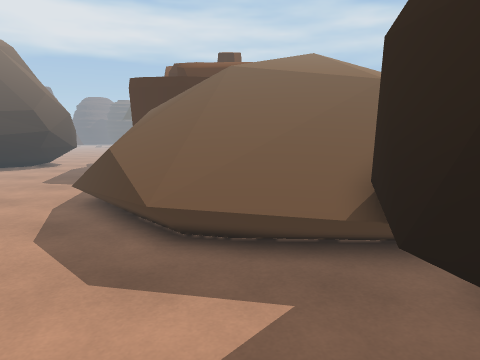
View 1 (above)

16 first-person views from a walk through a 3-D level made in the Unity game engine. The camera is 1.5 m above the floor, tilts 8° down and sees 70° across. The floor is counted in squares, 0.5 m on a side. Each view is taken from the middle of a square. On the plan, view 1 faces up. The plan holds only what a view shows up to about 20 squares ahead; the rest is blank. The place goes on beyond the plan. The player character is not drawn. Some animated figures are left out.

View 2
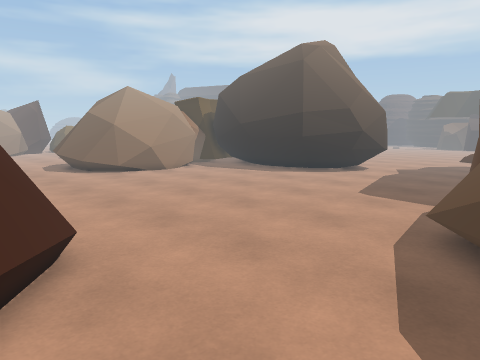

View 3
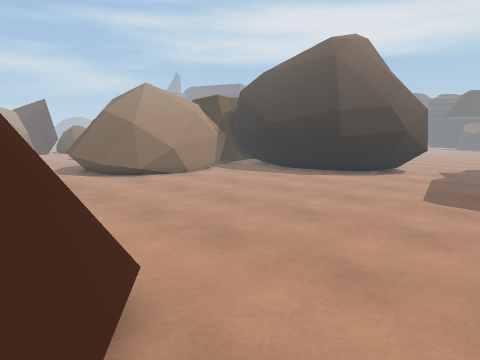

View 4
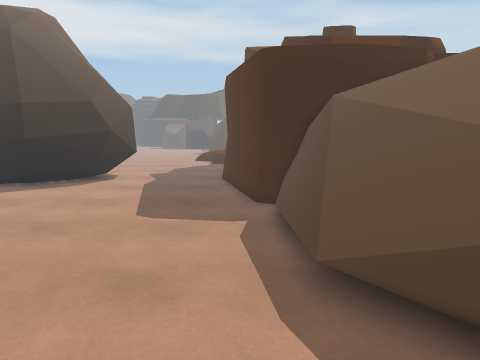

View 5
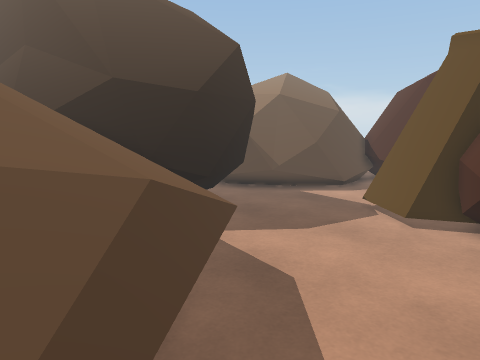

View 6
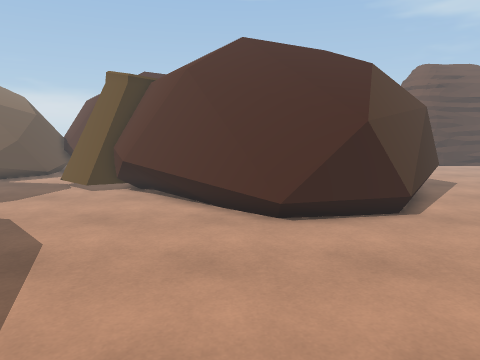

View 7
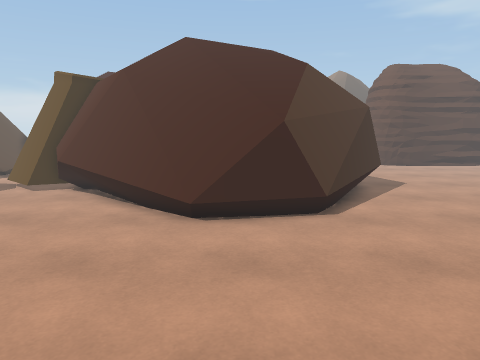

View 8
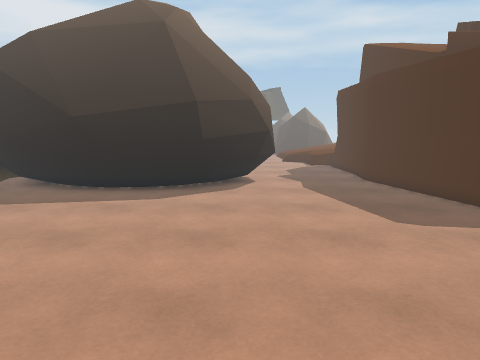

View 9
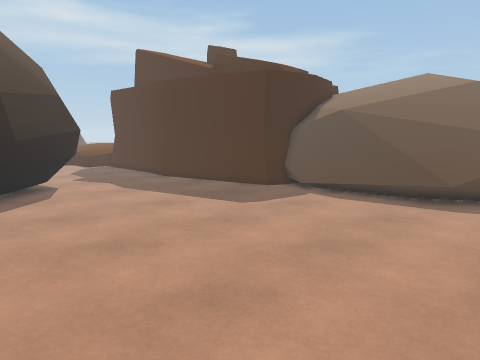

View 10
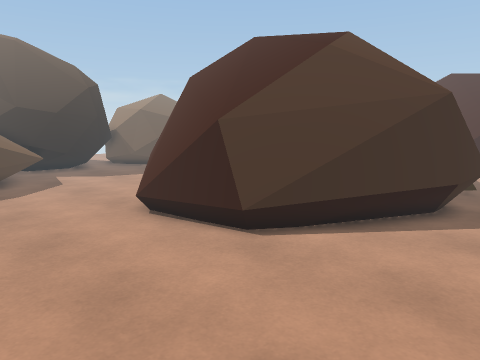

View 11
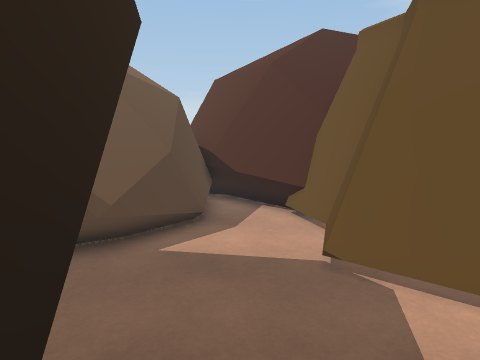

View 12
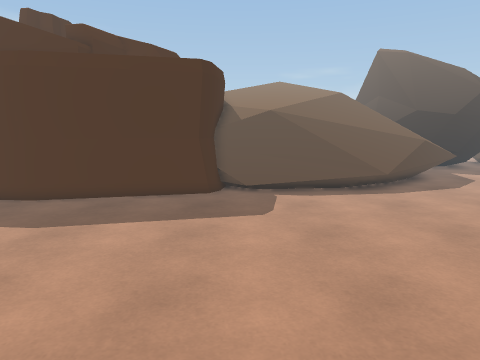

View 13
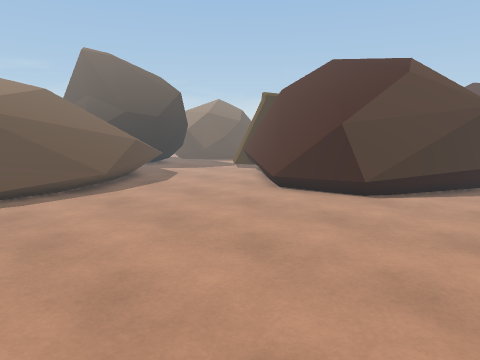

View 14
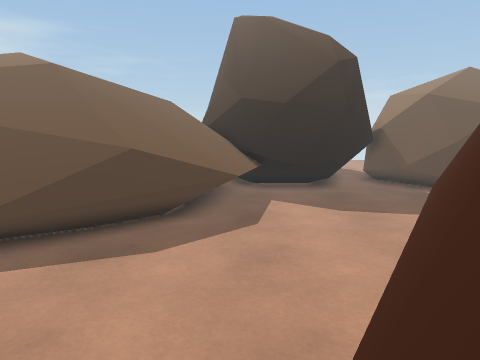

View 15
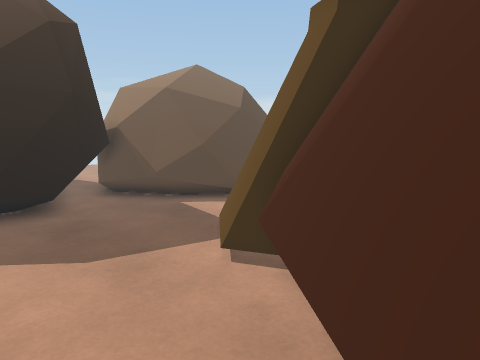

View 16
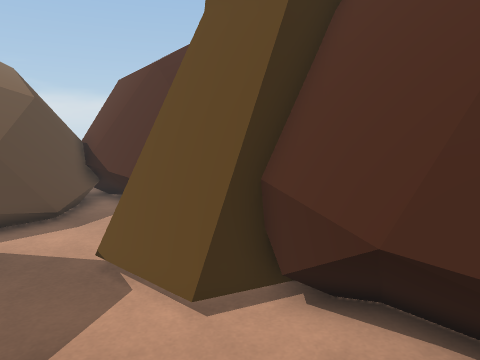

### Floor plan
Key: @ floor where view 1 was taken; # wall or solid block; . floor; = window, fence, low wall or low ledge; ^ raised ledge; O other object.
Columns run from 24 left of view 1 to 4 right of it. Each row starts with its distance up from view 1.
 29         ##.....##
 28        ###.....=#
 27     #####.......#
 26 #######.........#
 25 ######..........##
 24   ..............=#
 23 .................###
 22 .................=##
 21 ..................##
 20 ..................##
 19 ..................##
 18 ..................#^
 17  .................#^
 16  ................##^
 15 .................=^^^
 14 .................=^^^^^
 13 ..................^^^^
 12 ..................=^^^
 11 ...................^^^^^
 10 ....................=^^^^^^
  9 ....................=^^^^^^^^
  8  ....................=^^^^^^^
  7  ..........=..........^^^^^^^
  6  ......=####==............^##
  5  .....=#######==..........##
  4 .....=##    ####=.........##
  3 .....##       ####=.......##
  2 ....##          ###=......###
  1 ...##            ###.=.....##
  0 ...##             ####=.@...#
 -1 ...#               ####=.....
 -2 ...#                 ##=....O
 -3                      ##=...OO
 -4                      ##....OO
 -5                      ##=...OO
 -6                       ##=.OOO
 -7                       ###=OOO
 -8                        ####OO

Positions as (right, up) in squares from view 1, and headings:
1: (0, 0), facing up
2: (-4, 4), facing up-left
3: (-7, 4), facing up-left
4: (-8, 8), facing up
5: (-7, 12), facing down-right
6: (-11, 18), facing down
7: (-14, 18), facing down
8: (-17, 9), facing up
9: (-22, 10), facing up-right
10: (-24, 13), facing down-right
11: (1, 6), facing down
12: (-24, 21), facing right
13: (-24, 21), facing down-right
14: (-14, 7), facing right
15: (-9, 6), facing down-right
16: (-4, 6), facing down
